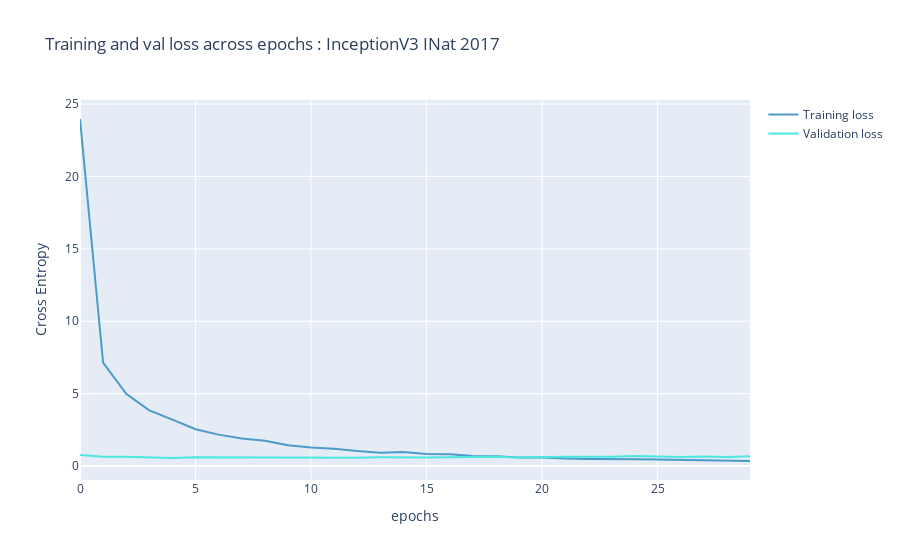

Here is the notebook cell this chart was saved with:
### Code cell
history = m.history
fig = go.Figure(data=[
                      go.Scatter(
                          y=history.history["loss"],
                          name="Training loss",
                          mode="lines",
                          marker=dict(
                              color=color_chart[0]
                          )),
                      go.Scatter(
                          y=history.history["val_loss"],
                          name="Validation loss",
                          mode="lines",
                          marker=dict(
                              color=color_chart[1]
                          ))
])
fig.update_layout(
    title='Training and val loss across epochs : InceptionV3 INat 2017',
    xaxis_title='epochs',
    yaxis_title='Cross Entropy'    
)
fig.show()

### Figure 1 — Plotly figure (JSON) as saved in the notebook; plotly's stock layout.template omitted (floating-point values rounded to 4 significant figures)
{"data": [{"marker": {"color": "#4B9AC7"}, "mode": "lines", "name": "Training loss", "type": "scatter", "y": [23.97, 7.136, 4.987, 3.845, 3.207, 2.544, 2.169, 1.902, 1.751, 1.43, 1.278, 1.193, 1.04, 0.9246, 0.9633, 0.8375, 0.8089, 0.6862, 0.6755, 0.5845, 0.5953, 0.5146, 0.4865, 0.4536, 0.4647, 0.4431, 0.4139, 0.3688, 0.3574, 0.3476]}, {"marker": {"color": "#4BE8E0"}, "mode": "lines", "name": "Validation loss", "type": "scatter", "y": [0.764, 0.6382, 0.6447, 0.5945, 0.5551, 0.6075, 0.602, 0.5823, 0.5901, 0.6064, 0.5835, 0.597, 0.5803, 0.6035, 0.5698, 0.5845, 0.615, 0.6057, 0.6459, 0.5822, 0.6326, 0.6478, 0.647, 0.6375, 0.6845, 0.6518, 0.6282, 0.6625, 0.6212, 0.6806]}], "layout": {"title": {"text": "Training and val loss across epochs : InceptionV3 INat 2017"}, "xaxis": {"title": {"text": "epochs"}}, "yaxis": {"title": {"text": "Cross Entropy"}}}}
